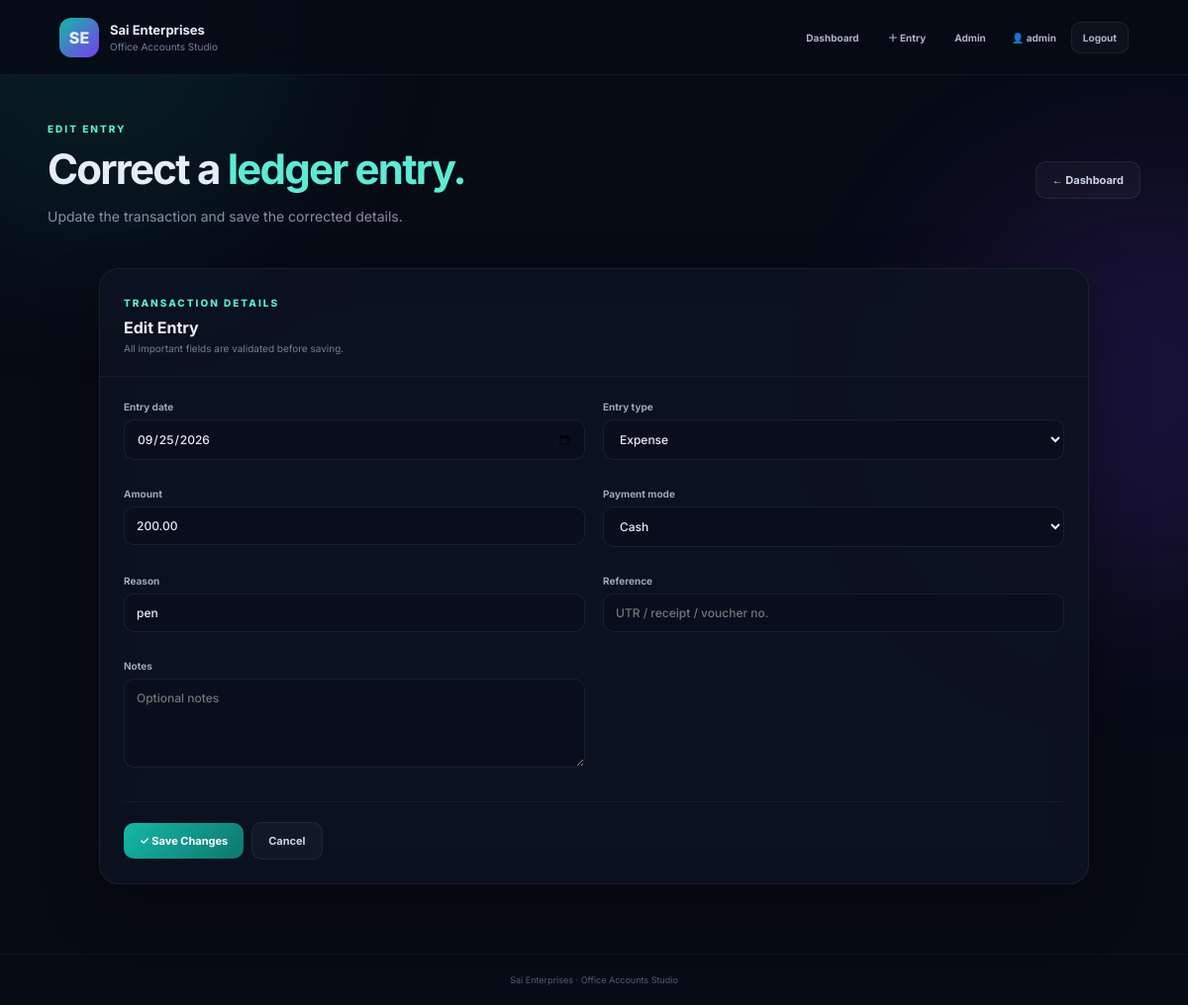
Screenshot of /entry/5/edit/ (signed in) with the database file from the repository.
### accounts/models.py (models this page shows, shortened)
class DailyEntry(models.Model):
    ENTRY_TYPES = [
        ("collection", "Collection"),
        ("expense", "Expense"),
    ]
    PAYMENT_MODES = [
        ("cash", "Cash"),
        ("upi", "UPI"),
    ]
    office = models.ForeignKey(
        Office,
        on_delete=models.CASCADE,
        related_name="entries",
    )
    entry_date = models.DateField()
    entry_type = models.CharField(max_length=20, choices=ENTRY_TYPES)
    amount = models.DecimalField(max_digits=12, decimal_places=2)
    payment_mode = models.CharField(max_length=10, choices=PAYMENT_MODES)
    reason = models.CharField(max_length=255)
    notes = models.TextField(blank=True)
    reference = models.CharField(max_length=100, blank=True)
    created_at = models.DateTimeField(auto_now_add=True)
    class Meta:
        ordering = ["-entry_date", "-created_at"]
        indexes = [
            models.Index(
                fields=["office", "entry_date"],
                name="dailyentry_office_date_idx",
            ),
            models.Index(
                fields=["entry_type", "entry_date"],
                name="dailyentry_type_date_idx",
            ),
        ]

### accounts/views.py (the view)
# urls.py: path("entry/<int:entry_id>/edit/", views.edit_entry, name="edit_entry"),
@login_required
def edit_entry(request, entry_id):
    entry = get_object_or_404(DailyEntry, pk=entry_id)
    office = get_allowed_office(request.user, entry.office_id)
    if request.method == "POST":
        form = DailyEntryForm(request.POST, instance=entry)
        form.fields.pop("office", None)
        if form.is_valid():
            updated = form.save(commit=False)
            updated.office = office
            updated.save()
            messages.success(request, "Entry updated successfully.")
            return redirect(
                f"{reverse('dashboard')}?office={office.pk}"
                f"&date={updated.entry_date.isoformat()}"
            )
    else:
        form = DailyEntryForm(instance=entry)
        form.fields.pop("office", None)
    return render(
        request,
        "accounts/add_entry.html",
        {
            "form": form,
            "page_title": "Edit Entry",
            "editing": True,
            "entry": entry,
            "is_global_admin": is_global_admin(request.user),
            "staff_office": assigned_office(request.user),
        },
    )

### accounts/forms.py (shortened to what this page needs)
class DailyEntryForm(forms.ModelForm):
    class Meta:
        model = DailyEntry
        fields = [
            "office",
            "entry_date",
            "entry_type",
            "amount",
            "payment_mode",
            "reason",
            "reference",
            "notes",
        ]
        widgets = {
            "entry_date": forms.DateInput(attrs={"type": "date"}),
            "amount": forms.NumberInput(
                attrs={"min": "0.01", "step": "0.01"}
            ),
            "reason": forms.TextInput(
                attrs={"placeholder": "Ticket collection / Diesel / Tea"}
            ),
            "reference": forms.TextInput(
                attrs={"placeholder": "UTR / receipt / voucher no."}
            ),
            "notes": forms.Textarea(
                attrs={
                    "rows": 3,
                    "placeholder": "Optional notes",
                }
            ),
        }
    def __init__(self, *args, **kwargs):
        super().__init__(*args, **kwargs)
        self.fields["office"].queryset = Office.objects.filter(active=True)
        self.fields["amount"].min_value = Decimal("0.01")

### accounts/access.py (called while the page is built, shortened)
def is_global_admin(user):
    return bool(
        user.is_authenticated and user.is_superuser
    )

def assigned_office(user):
    if not user.is_authenticated or is_global_admin(user):
        return None

def get_allowed_office(user, office_id=None):
    if is_global_admin(user):
        if office_id is None:
            return None
        try:
            return Office.objects.get(pk=office_id, active=True)
        except Office.DoesNotExist:
            raise PermissionDenied("Office not found or inactive.")

### accounts/templates/accounts/add_entry.html (shortened to what this page needs)
{% extends "accounts/base.html" %}
{% block content %}
<section class="hero compact">
    <div>
        <span class="eyebrow">
            {% if editing %}EDIT ENTRY{% else %}DAILY ENTRY{% endif %}
        </span>
        <h1>
            {% if editing %}
                Correct a <em>ledger entry.</em>
            {% else %}
                Record a <em>collection or expense.</em>
            {% endif %}
        </h1>
        <p>
            {% if editing %}
                Update the transaction and save the corrected details.
            {% else %}
                Keep every office transaction simple, clear and searchable.
            {% endif %}
        </p>
    </div>
    <a class="ghost" href="{% url 'dashboard' %}">
        ← Dashboard
    </a>
</section>
<section class="panel form-panel">
    <div class="head">
        <div>
            <span class="eyebrow">TRANSACTION DETAILS</span>
            <h2>{{ page_title }}</h2>
            <p>All important fields are validated before saving.</p>
        </div>
    </div>
    <form method="post" class="entry-form">
        <div class="grid">
            {% for field in form %}
                <label class="{% if field.errors %}has-error{% endif %}">
                    {{ field.label }}
                    {{ field }}
                </label>
            {% endfor %}
        </div>
        <div class="actions form-actions">
            <button class="primary" type="submit">
                {% if editing %}
                    ✓ Save Changes
                {% else %}
                    ✦ Save Entry
                {% endif %}
            </button>
            {% if editing and entry %}
                <a
                    class="ghost"
                    href="{% url 'dashboard' %}?office={{ entry.office_id }}&date={{ entry.entry_date|date:'Y-m-d' }}"
                >
                    Cancel
                </a>
            {% else %}
                <a class="ghost" href="{% url 'dashboard' %}">
                    Cancel
                </a>
            {% endif %}
        </div>
    </form>
</section>
{% endblock %}

### accounts/templates/accounts/base.html (shortened to what this page needs)
{% load static %}
<!doctype html>
<html lang="en">
<head>
    <link rel="stylesheet" href="{% static 'accounts/css/style.css' %}">
</head>
<body>
    <div class="aurora a1"></div>
    <header class="topbar">
        <a class="brand-link" href="{% url 'dashboard' %}">
            <div class="brand">
                <div class="brand-mark">SE</div>
                <div>
                    <strong>Sai Enterprises</strong>
                    <span>Office Accounts Studio</span>
                </div>
            </div>
        </a>
        <nav class="nav">
            <a href="{% url 'dashboard' %}">Dashboard</a>
            <a href="{% url 'add_entry' %}">＋ Entry</a>
            {% if request.user.is_superuser %}
                <a href="/admin/">Admin</a>
            {% endif %}
            {% if request.user.is_authenticated %}
                <span class="nav-user">👤 {{ request.user.username }}</span>
                <a href="{% url 'logout' %}" class="logout-btn">Logout</a>
            {% endif %}
        </nav>
    </header>
    <main class="shell">
        {% block content %}{% endblock %}
    </main>
    <footer>
        Sai Enterprises · Office Accounts Studio
    </footer>
</body>
</html>

### accounts/static/accounts/css/style.css (style rules this page uses)
* { box-sizing:border-box }
:root { --bg:#070b16;--panel:#0c1220e8;--line:#ffffff10;--muted:#718096;--text:#e7edf8;--teal:#5eead4;--teal2:#0f766e;--purple:#c4b5fd }
html { scroll-behavior:smooth }
body { margin:0;background:var(--bg);color:var(--text);font-family:Inter,Arial,sans-serif;min-height:100vh }
a { color:inherit }
.aurora { position:fixed;border-radius:50%;filter:blur(90px);opacity:.16;pointer-events:none;z-index:0 }
.a1 { width:420px;height:420px;background:#0f766e;top:-180px;left:-120px }
.topbar { min-height:76px;border-bottom:1px solid var(--line);background:#070b16d9;backdrop-filter:blur(18px);display:flex;align-items:center;justify-content:space-between;padding:12px 5%;position:relative;z-index:2;gap:20px }
.brand-link { text-decoration:none }
.brand { display:flex;align-items:center;gap:11px }
.brand-mark { width:40px;height:40px;border-radius:12px;background:linear-gradient(135deg,#14b8a6,#7c3aed);display:grid;place-items:center;font-weight:800 }
.brand strong { display:block;font-size:13px }
.brand span { display:block;color:#718096;font-size:10px;margin-top:3px }
.nav { display:flex;gap:7px;align-items:center;flex-wrap:wrap;justify-content:flex-end }
.nav a { font-size:10px;font-weight:700;color:#aab5c7;text-decoration:none;padding:9px 11px;border-radius:9px }
.nav-user { font-size:10px;font-weight:700;color:#aab5c7;padding:9px 8px }
.logout-btn { border:1px solid #ffffff12;background:#ffffff08!important }
.shell { width:min(1200px,92%);margin:auto;padding:42px 0 70px;position:relative;z-index:1 }
.hero { display:flex;justify-content:space-between;align-items:end;gap:30px;margin-bottom:26px }
.hero.compact { align-items:center }
.eyebrow { font-size:10px;letter-spacing:2px;font-weight:800;color:var(--teal) }
.hero h1 { font-size:42px;line-height:1.08;letter-spacing:-1.8px;margin:10px 0 }
.hero h1 em { font-style:normal;color:var(--teal) }
.hero p { max-width:720px;color:#8491a7;font-size:14px;line-height:1.7 }
.panel { border:1px solid var(--line);background:var(--panel);border-radius:20px;box-shadow:0 22px 60px #0005;backdrop-filter:blur(20px) }
label { display:block;color:#9aa7ba;font-size:10px;font-weight:700;margin-bottom:10px }
input,select,textarea { display:block;width:100%;margin-top:7px;background:#080e1b;border:1px solid #ffffff12;color:#e8eef8;border-radius:10px;padding:11px 12px;font:500 12px Inter;outline:none }
textarea { resize:vertical;min-height:90px }
.actions { display:flex;gap:8px;align-items:center }
.primary,.ghost,.wa,.small-action,.icon-btn { border-radius:10px;font:700 11px Inter;cursor:pointer;text-decoration:none;display:inline-flex;align-items:center;justify-content:center;white-space:nowrap }
.primary { border:0;background:linear-gradient(135deg,#14b8a6,#0f766e);color:white;padding:11px 16px }
.ghost { background:#ffffff08;border:1px solid #ffffff12;color:#cbd5e1;padding:11px 16px }
.head { display:flex;justify-content:space-between;align-items:center;gap:15px;padding:22px 24px;border-bottom:1px solid #ffffff0b }
.head h2 { font-size:16px;margin:7px 0 0 }
.head p { font-size:10px;color:#718096;margin:5px 0 0 }
.form-panel { max-width:1000px;margin:auto }
.entry-form { padding:24px }
.grid { display:grid;grid-template-columns:1fr 1fr;gap:18px }
.form-actions { margin-top:24px;padding-top:20px;border-top:1px solid #ffffff0b }
footer { text-align:center;color:#4f5d73;font-size:9px;padding:20px;border-top:1px solid #ffffff08 }

### rows the page displays
DailyEntry: form "09/25/2026" "Expense" "200.00" "Cash" "pen"

### other values shown
{{ request.user.username }} "admin"
{{ page_title }} "Edit Entry"
{{ field.label }} "Entry date" "Entry type" "Amount" "Payment mode" "Reason" "Reference" "Notes"
